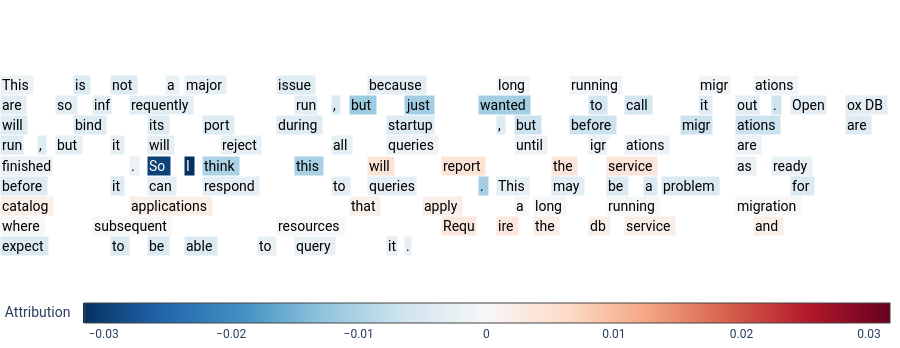

The notebook cell this image was saved under:
### Code cell
import plotly.graph_objects as go
import matplotlib.colors as mcolors
import matplotlib.pyplot as plt
import numpy as np

def plot_text_heatmap_plotly(tokens, values, cmap_name="RdBu_r", 
                             max_width=80, fontsize=14):
    """
    Plots text with colored backgrounds using Plotly Annotations, optimized 
    for minimal whitespace and clean layout.
    
    Args:
        tokens: List of tokens (words/text segments).
        values: Attribution values corresponding to tokens.
        cmap_name: Matplotlib colormap name (e.g., 'RdBu_r').
        max_width: Approximate character count before wrapping to new line.
        fontsize: Font size for text.
    """
    # 1. Prepare Colormap and Normalizer
    cmap = plt.get_cmap(cmap_name)
    max_val = np.max(np.abs(values)) if len(values) > 0 else 1
    norm = mcolors.Normalize(vmin=-max_val, vmax=max_val)
    
    # Helper to convert value to Hex Color
    def get_hex_color(val):
        rgba = cmap(norm(val))
        return mcolors.to_hex(rgba)

    # 2. Layout Logic (Calculate positions for annotations)
    annotations = []
    x_cursor = 0
    y_cursor = 0
    line_height = 1.1
    
    # Track the actual maximum width reached to crop the right side later
    actual_max_x = 0 
    
    # Define a tighter spacing factor (0.4 is less than 1.0, reducing gap size)
    word_spacing = -1 

    for token, val in zip(tokens, values):
        token_len = len(token)
        
        # Check wrap: If adding this token exceeds max_width, move to next line
        if x_cursor + token_len > max_width and x_cursor > 0:
            y_cursor -= line_height
            x_cursor = 0
            
        # Determine text color (white for dark backgrounds, black for light)
        text_color = "white" if abs(val) > (max_val * 0.5) else "black"

        annotations.append(dict(
            x=x_cursor, 
            y=y_cursor,
            text=token,
            showarrow=False,
            font=dict(size=fontsize, color=text_color),
            bgcolor=get_hex_color(val),
            xanchor='left',
            yanchor='top',
            borderpad=1, 
        ))
        
        # Move cursor forward using the tighter spacing
        x_cursor += len(token) + word_spacing
        
        # Update the actual max width seen so far
        if x_cursor > actual_max_x:
            actual_max_x = x_cursor

    # 3. Create Figure
    fig = go.Figure()

    # Add invisible scatter trace to force generation of the colorbar
    if max_val > 0:
        fig.add_trace(go.Scatter(
            x=[0], y=[0],
            mode='markers',
            marker=dict(
                size=0,
                color=[0], # Dummy value
                cmin=-max_val,
                cmax=max_val,
                colorscale=cmap_name,
                showscale=True,
                colorbar=dict(
                    title="Attribution",
                    orientation='h',
                    y=-0.2, # Position below the text
                    thickness=20
                )
            ),
            showlegend=False,
            hoverinfo='none'
        ))

    # Calculate proper range for axes based on our cursor movements
    y_min = y_cursor - line_height
    
    # 4. Final Layout Configuration
    fig.update_layout(
        annotations=annotations,
        # Set background colors to white
        paper_bgcolor='white',
        plot_bgcolor='white',
        xaxis=dict(
            showgrid=False, 
            zeroline=False, 
            showticklabels=False,
            # Use actual width to remove right-side whitespace
            range=[0, actual_max_x], 
        ),
        yaxis=dict(
            showgrid=False, 
            zeroline=False, 
            showticklabels=False,
            # Use dynamic height
            range=[y_min, 1], 
            scaleanchor="x",
            scaleratio=1
        ),
        # Use monospace font for accurate width calculation
        font=dict(family="Roboto, sans-serif"),
        # Reduce margins to remove left/right whitespace
        margin=dict(l=0, r=0, t=20, b=20),
        autosize=True,
        # Dynamic figure height calculation (approx pixels)
        height=abs(y_min)*20 + 150 
    )

    return fig

fig = plot_text_heatmap_plotly(clean_tokens, values, max_width=50)
fig.show()

### Figure 1 — Plotly figure (JSON) as saved in the notebook; plotly's stock layout.template omitted (floating-point values rounded to 4 significant figures)
{"data": [{"hoverinfo": "none", "marker": {"cmax": 0.03164, "cmin": -0.03164, "color": [0], "colorbar": {"orientation": "h", "thickness": 20, "title": {"text": "Attribution"}, "y": -0.2}, "colorscale": [[0, "rgb(5,48,97)"], [0.1, "rgb(33,102,172)"], [0.2, "rgb(67,147,195)"], [0.3, "rgb(146,197,222)"], [0.4, "rgb(209,229,240)"], [0.5, "rgb(247,247,247)"], [0.6, "rgb(253,219,199)"], [0.7, "rgb(244,165,130)"], [0.8, "rgb(214,96,77)"], [0.9, "rgb(178,24,43)"], [1, "rgb(103,0,31)"]], "showscale": true, "size": 0}, "mode": "markers", "showlegend": false, "type": "scatter", "x": [0], "y": [0]}], "layout": {"annotations": [{"bgcolor": "#edf2f5", "borderpad": 1, "font": {"color": "black", "size": 14}, "showarrow": false, "text": "This ", "x": 0, "xanchor": "left", "y": 0, "yanchor": "top"}, {"bgcolor": "#ddebf2", "borderpad": 1, "font": {"color": "black", "size": 14}, "showarrow": false, "text": "is ", "x": 4, "xanchor": "left", "y": 0, "yanchor": "top"}, {"bgcolor": "#deebf2", "borderpad": 1, "font": {"color": "black", "size": 14}, "showarrow": false, "text": "not ", "x": 6, "xanchor": "left", "y": 0, "yanchor": "top"}, {"bgcolor": "#eaf1f5", "borderpad": 1, "font": {"color": "black", "size": 14}, "showarrow": false, "text": "a ", "x": 9, "xanchor": "left", "y": 0, "yanchor": "top"}, {"bgcolor": "#e6eff4", "borderpad": 1, "font": {"color": "black", "size": 14}, "showarrow": false, "text": "major ", "x": 10, "xanchor": "left", "y": 0, "yanchor": "top"}, {"bgcolor": "#e0ecf3", "borderpad": 1, "font": {"color": "black", "size": 14}, "showarrow": false, "text": "issue ", "x": 15, "xanchor": "left", "y": 0, "yanchor": "top"}, {"bgcolor": "#e3edf3", "borderpad": 1, "font": {"color": "black", "size": 14}, "showarrow": false, "text": "because ", "x": 20, "xanchor": "left", "y": 0, "yanchor": "top"}, {"bgcolor": "#f0f4f6", "borderpad": 1, "font": {"color": "black", "size": 14}, "showarrow": false, "text": "long ", "x": 27, "xanchor": "left", "y": 0, "yanchor": "top"}, {"bgcolor": "#f0f4f6", "borderpad": 1, "font": {"color": "black", "size": 14}, "showarrow": false, "text": "running ", "x": 31, "xanchor": "left", "y": 0, "yanchor": "top"}, {"bgcolor": "#f0f4f6", "borderpad": 1, "font": {"color": "black", "size": 14}, "showarrow": false, "text": "migr", "x": 38, "xanchor": "left", "y": 0, "yanchor": "top"}, {"bgcolor": "#f0f4f6", "borderpad": 1, "font": {"color": "black", "size": 14}, "showarrow": false, "text": "ations ", "x": 41, "xanchor": "left", "y": 0, "yanchor": "top"}, {"bgcolor": "#e1edf3", "borderpad": 1, "font": {"color": "black", "size": 14}, "showarrow": false, "text": "are ", "x": 0, "xanchor": "left", "y": -1.1, "yanchor": "top"}, {"bgcolor": "#e1edf3", "borderpad": 1, "font": {"color": "black", "size": 14}, "showarrow": false, "text": "so ", "x": 3, "xanchor": "left", "y": -1.1, "yanchor": "top"}, {"bgcolor": "#e1edf3", "borderpad": 1, "font": {"color": "black", "size": 14}, "showarrow": false, "text": "inf", "x": 5, "xanchor": "left", "y": -1.1, "yanchor": "top"}, {"bgcolor": "#e1edf3", "borderpad": 1, "font": {"color": "black", "size": 14}, "showarrow": false, "text": "requently ", "x": 7, "xanchor": "left", "y": -1.1, "yanchor": "top"}, {"bgcolor": "#e1edf3", "borderpad": 1, "font": {"color": "black", "size": 14}, "showarrow": false, "text": "run", "x": 16, "xanchor": "left", "y": -1.1, "yanchor": "top"}, {"bgcolor": "#dae9f2", "borderpad": 1, "font": {"color": "black", "size": 14}, "showarrow": false, "text": ", ", "x": 18, "xanchor": "left", "y": -1.1, "yanchor": "top"}, {"bgcolor": "#9dcbe1", "borderpad": 1, "font": {"color": "black", "size": 14}, "showarrow": false, "text": "but ", "x": 19, "xanchor": "left", "y": -1.1, "yanchor": "top"}, {"bgcolor": "#a2cde3", "borderpad": 1, "font": {"color": "black", "size": 14}, "showarrow": false, "text": "just ", "x": 22, "xanchor": "left", "y": -1.1, "yanchor": "top"}, {"bgcolor": "#a2cde3", "borderpad": 1, "font": {"color": "black", "size": 14}, "showarrow": false, "text": "wanted ", "x": 26, "xanchor": "left", "y": -1.1, "yanchor": "top"}, {"bgcolor": "#d4e6f1", "borderpad": 1, "font": {"color": "black", "size": 14}, "showarrow": false, "text": "to ", "x": 32, "xanchor": "left", "y": -1.1, "yanchor": "top"}, {"bgcolor": "#d4e6f1", "borderpad": 1, "font": {"color": "black", "size": 14}, "showarrow": false, "text": "call ", "x": 34, "xanchor": "left", "y": -1.1, "yanchor": "top"}, {"bgcolor": "#e1edf3", "borderpad": 1, "font": {"color": "black", "size": 14}, "showarrow": false, "text": "it ", "x": 38, "xanchor": "left", "y": -1.1, "yanchor": "top"}, {"bgcolor": "#e1edf3", "borderpad": 1, "font": {"color": "black", "size": 14}, "showarrow": false, "text": "out", "x": 40, "xanchor": "left", "y": -1.1, "yanchor": "top"}, {"bgcolor": "#cfe4ef", "borderpad": 1, "font": {"color": "black", "size": 14}, "showarrow": false, "text": ". ", "x": 42, "xanchor": "left", "y": -1.1, "yanchor": "top"}, {"bgcolor": "#e3edf3", "borderpad": 1, "font": {"color": "black", "size": 14}, "showarrow": false, "text": "Open", "x": 43, "xanchor": "left", "y": -1.1, "yanchor": "top"}, {"bgcolor": "#e3edf3", "borderpad": 1, "font": {"color": "black", "size": 14}, "showarrow": false, "text": "V", "x": 46, "xanchor": "left", "y": -1.1, "yanchor": "top"}, {"bgcolor": "#e3edf3", "borderpad": 1, "font": {"color": "black", "size": 14}, "showarrow": false, "text": "ox", "x": 46, "xanchor": "left", "y": -1.1, "yanchor": "top"}, {"bgcolor": "#e3edf3", "borderpad": 1, "font": {"color": "black", "size": 14}, "showarrow": false, "text": "DB ", "x": 47, "xanchor": "left", "y": -1.1, "yanchor": "top"}, {"bgcolor": "#deebf2", "borderpad": 1, "font": {"color": "black", "size": 14}, "showarrow": false, "text": "will ", "x": 0, "xanchor": "left", "y": -2.2, "yanchor": "top"}, {"bgcolor": "#deebf2", "borderpad": 1, "font": {"color": "black", "size": 14}, "showarrow": false, "text": "bind ", "x": 4, "xanchor": "left", "y": -2.2, "yanchor": "top"}, {"bgcolor": "#deebf2", "borderpad": 1, "font": {"color": "black", "size": 14}, "showarrow": false, "text": "its ", "x": 8, "xanchor": "left", "y": -2.2, "yanchor": "top"}, {"bgcolor": "#deebf2", "borderpad": 1, "font": {"color": "black", "size": 14}, "showarrow": false, "text": "port ", "x": 11, "xanchor": "left", "y": -2.2, "yanchor": "top"}, {"bgcolor": "#deebf2", "borderpad": 1, "font": {"color": "black", "size": 14}, "showarrow": false, "text": "during ", "x": 15, "xanchor": "left", "y": -2.2, "yanchor": "top"}, {"bgcolor": "#deebf2", "borderpad": 1, "font": {"color": "black", "size": 14}, "showarrow": false, "text": "startup", "x": 21, "xanchor": "left", "y": -2.2, "yanchor": "top"}, {"bgcolor": "#deebf2", "borderpad": 1, "font": {"color": "black", "size": 14}, "showarrow": false, "text": ", ", "x": 27, "xanchor": "left", "y": -2.2, "yanchor": "top"}, {"bgcolor": "#cce2ef", "borderpad": 1, "font": {"color": "black", "size": 14}, "showarrow": false, "text": "but ", "x": 28, "xanchor": "left", "y": -2.2, "yanchor": "top"}, {"bgcolor": "#cce2ef", "borderpad": 1, "font": {"color": "black", "size": 14}, "showarrow": false, "text": "before ", "x": 31, "xanchor": "left", "y": -2.2, "yanchor": "top"}, {"bgcolor": "#cce2ef", "borderpad": 1, "font": {"color": "black", "size": 14}, "showarrow": false, "text": "migr", "x": 37, "xanchor": "left", "y": -2.2, "yanchor": "top"}, {"bgcolor": "#cce2ef", "borderpad": 1, "font": {"color": "black", "size": 14}, "showarrow": false, "text": "ations ", "x": 40, "xanchor": "left", "y": -2.2, "yanchor": "top"}, {"bgcolor": "#deebf2", "borderpad": 1, "font": {"color": "black", "size": 14}, "showarrow": false, "text": "are ", "x": 46, "xanchor": "left", "y": -2.2, "yanchor": "top"}, {"bgcolor": "#deebf2", "borderpad": 1, "font": {"color": "black", "size": 14}, "showarrow": false, "text": "run", "x": 0, "xanchor": "left", "y": -3.3, "yanchor": "top"}, {"bgcolor": "#deebf2", "borderpad": 1, "font": {"color": "black", "size": 14}, "showarrow": false, "text": ", ", "x": 2, "xanchor": "left", "y": -3.3, "yanchor": "top"}, {"bgcolor": "#e6eff4", "borderpad": 1, "font": {"color": "black", "size": 14}, "showarrow": false, "text": "but ", "x": 3, "xanchor": "left", "y": -3.3, "yanchor": "top"}, {"bgcolor": "#e6eff4", "borderpad": 1, "font": {"color": "black", "size": 14}, "showarrow": false, "text": "it ", "x": 6, "xanchor": "left", "y": -3.3, "yanchor": "top"}, {"bgcolor": "#e6eff4", "borderpad": 1, "font": {"color": "black", "size": 14}, "showarrow": false, "text": "will ", "x": 8, "xanchor": "left", "y": -3.3, "yanchor": "top"}, {"bgcolor": "#e6eff4", "borderpad": 1, "font": {"color": "black", "size": 14}, "showarrow": false, "text": "reject ", "x": 12, "xanchor": "left", "y": -3.3, "yanchor": "top"}, {"bgcolor": "#e6eff4", "borderpad": 1, "font": {"color": "black", "size": 14}, "showarrow": false, "text": "all ", "x": 18, "xanchor": "left", "y": -3.3, "yanchor": "top"}, {"bgcolor": "#edf2f5", "borderpad": 1, "font": {"color": "black", "size": 14}, "showarrow": false, "text": "queries ", "x": 21, "xanchor": "left", "y": -3.3, "yanchor": "top"}, {"bgcolor": "#edf2f5", "borderpad": 1, "font": {"color": "black", "size": 14}, "showarrow": false, "text": "until ", "x": 28, "xanchor": "left", "y": -3.3, "yanchor": "top"}, {"bgcolor": "#edf2f5", "borderpad": 1, "font": {"color": "black", "size": 14}, "showarrow": false, "text": "", "x": 33, "xanchor": "left", "y": -3.3, "yanchor": "top"}, {"bgcolor": "#edf2f5", "borderpad": 1, "font": {"color": "black", "size": 14}, "showarrow": false, "text": "\n", "x": 32, "xanchor": "left", "y": -3.3, "yanchor": "top"}, {"bgcolor": "#ecf2f5", "borderpad": 1, "font": {"color": "black", "size": 14}, "showarrow": false, "text": "m", "x": 32, "xanchor": "left", "y": -3.3, "yanchor": "top"}, {"bgcolor": "#ecf2f5", "borderpad": 1, "font": {"color": "black", "size": 14}, "showarrow": false, "text": "igr", "x": 32, "xanchor": "left", "y": -3.3, "yanchor": "top"}, {"bgcolor": "#ecf2f5", "borderpad": 1, "font": {"color": "black", "size": 14}, "showarrow": false, "text": "ations ", "x": 34, "xanchor": "left", "y": -3.3, "yanchor": "top"}, {"bgcolor": "#ecf2f5", "borderpad": 1, "font": {"color": "black", "size": 14}, "showarrow": false, "text": "are ", "x": 40, "xanchor": "left", "y": -3.3, "yanchor": "top"}, {"bgcolor": "#ecf2f5", "borderpad": 1, "font": {"color": "black", "size": 14}, "showarrow": false, "text": "finished", "x": 0, "xanchor": "left", "y": -4.4, "yanchor": "top"}, {"bgcolor": "#ecf2f5", "borderpad": 1, "font": {"color": "black", "size": 14}, "showarrow": false, "text": ". ", "x": 7, "xanchor": "left", "y": -4.4, "yanchor": "top"}, {"bgcolor": "#0e4179", "borderpad": 1, "font": {"color": "white", "size": 14}, "showarrow": false, "text": "So ", "x": 8, "xanchor": "left", "y": -4.4, "yanchor": "top"}, {"bgcolor": "#053061", "borderpad": 1, "font": {"color": "white", "size": 14}, "showarrow": false, "text": "I ", "x": 10, "xanchor": "left", "y": -4.4, "yanchor": "top"}, {"bgcolor": "#acd2e5", "borderpad": 1, "font": {"color": "black", "size": 14}, "showarrow": false, "text": "think ", "x": 11, "xanchor": "left", "y": -4.4, "yanchor": "top"}, {"bgcolor": "#a7d0e4", "borderpad": 1, "font": {"color": "black", "size": 14}, "showarrow": false, "text": "this ", "x": 16, "xanchor": "left", "y": -4.4, "yanchor": "top"}, {"bgcolor": "#fbe4d6", "borderpad": 1, "font": {"color": "black", "size": 14}, "showarrow": false, "text": "will ", "x": 20, "xanchor": "left", "y": -4.4, "yanchor": "top"}, {"bgcolor": "#fbe4d6", "borderpad": 1, "font": {"color": "black", "size": 14}, "showarrow": false, "text": "report ", "x": 24, "xanchor": "left", "y": -4.4, "yanchor": "top"}, {"bgcolor": "#fbe5d8", "borderpad": 1, "font": {"color": "black", "size": 14}, "showarrow": false, "text": "the ", "x": 30, "xanchor": "left", "y": -4.4, "yanchor": "top"}, {"bgcolor": "#fbe5d8", "borderpad": 1, "font": {"color": "black", "size": 14}, "showarrow": false, "text": "service ", "x": 33, "xanchor": "left", "y": -4.4, "yanchor": "top"}, {"bgcolor": "#eaf1f5", "borderpad": 1, "font": {"color": "black", "size": 14}, "showarrow": false, "text": "as ", "x": 40, "xanchor": "left", "y": -4.4, "yanchor": "top"}, {"bgcolor": "#eaf1f5", "borderpad": 1, "font": {"color": "black", "size": 14}, "showarrow": false, "text": "ready ", "x": 42, "xanchor": "left", "y": -4.4, "yanchor": "top"}, {"bgcolor": "#deebf2", "borderpad": 1, "font": {"color": "black", "size": 14}, "showarrow": false, "text": "before ", "x": 0, "xanchor": "left", "y": -5.5, "yanchor": "top"}, {"bgcolor": "#deebf2", "borderpad": 1, "font": {"color": "black", "size": 14}, "showarrow": false, "text": "it ", "x": 6, "xanchor": "left", "y": -5.5, "yanchor": "top"}, {"bgcolor": "#e4eef4", "borderpad": 1, "font": {"color": "black", "size": 14}, "showarrow": false, "text": "can ", "x": 8, "xanchor": "left", "y": -5.5, "yanchor": "top"}, {"bgcolor": "#e4eef4", "borderpad": 1, "font": {"color": "black", "size": 14}, "showarrow": false, "text": "respond ", "x": 11, "xanchor": "left", "y": -5.5, "yanchor": "top"}, {"bgcolor": "#e4eef4", "borderpad": 1, "font": {"color": "black", "size": 14}, "showarrow": false, "text": "to ", "x": 18, "xanchor": "left", "y": -5.5, "yanchor": "top"}, {"bgcolor": "#e4eef4", "borderpad": 1, "font": {"color": "black", "size": 14}, "showarrow": false, "text": "queries", "x": 20, "xanchor": "left", "y": -5.5, "yanchor": "top"}, {"bgcolor": "#a5cee3", "borderpad": 1, "font": {"color": "black", "size": 14}, "showarrow": false, "text": ". ", "x": 26, "xanchor": "left", "y": -5.5, "yanchor": "top"}, {"bgcolor": "#e6eff4", "borderpad": 1, "font": {"color": "black", "size": 14}, "showarrow": false, "text": "This ", "x": 27, "xanchor": "left", "y": -5.5, "yanchor": "top"}, {"bgcolor": "#e6eff4", "borderpad": 1, "font": {"color": "black", "size": 14}, "showarrow": false, "text": "", "x": 31, "xanchor": "left", "y": -5.5, "yanchor": "top"}, {"bgcolor": "#e1edf3", "borderpad": 1, "font": {"color": "black", "size": 14}, "showarrow": false, "text": "\n", "x": 30, "xanchor": "left", "y": -5.5, "yanchor": "top"}, {"bgcolor": "#e1edf3", "borderpad": 1, "font": {"color": "black", "size": 14}, "showarrow": false, "text": "may ", "x": 30, "xanchor": "left", "y": -5.5, "yanchor": "top"}, {"bgcolor": "#dbeaf2", "borderpad": 1, "font": {"color": "black", "size": 14}, "showarrow": false, "text": "be ", "x": 33, "xanchor": "left", "y": -5.5, "yanchor": "top"}, {"bgcolor": "#dbeaf2", "borderpad": 1, "font": {"color": "black", "size": 14}, "showarrow": false, "text": "a ", "x": 35, "xanchor": "left", "y": -5.5, "yanchor": "top"}, {"bgcolor": "#dbeaf2", "borderpad": 1, "font": {"color": "black", "size": 14}, "showarrow": false, "text": "problem ", "x": 36, "xanchor": "left", "y": -5.5, "yanchor": "top"}, {"bgcolor": "#dbeaf2", "borderpad": 1, "font": {"color": "black", "size": 14}, "showarrow": false, "text": "for ", "x": 43, "xanchor": "left", "y": -5.5, "yanchor": "top"}, {"bgcolor": "#f9efe9", "borderpad": 1, "font": {"color": "black", "size": 14}, "showarrow": false, "text": "catalog ", "x": 0, "xanchor": "left", "y": -6.6, "yanchor": "top"}, {"bgcolor": "#f9efe9", "borderpad": 1, "font": {"color": "black", "size": 14}, "showarrow": false, "text": "applications ", "x": 7, "xanchor": "left", "y": -6.6, "yanchor": "top"}, {"bgcolor": "#f9efe9", "borderpad": 1, "font": {"color": "black", "size": 14}, "showarrow": false, "text": "that ", "x": 19, "xanchor": "left", "y": -6.6, "yanchor": "top"}, {"bgcolor": "#f9efe9", "borderpad": 1, "font": {"color": "black", "size": 14}, "showarrow": false, "text": "apply ", "x": 23, "xanchor": "left", "y": -6.6, "yanchor": "top"}, {"bgcolor": "#f5f6f7", "borderpad": 1, "font": {"color": "black", "size": 14}, "showarrow": false, "text": "a ", "x": 28, "xanchor": "left", "y": -6.6, "yanchor": "top"}, {"bgcolor": "#f5f6f7", "borderpad": 1, "font": {"color": "black", "size": 14}, "showarrow": false, "text": "long ", "x": 29, "xanchor": "left", "y": -6.6, "yanchor": "top"}, {"bgcolor": "#f5f6f7", "borderpad": 1, "font": {"color": "black", "size": 14}, "showarrow": false, "text": "running ", "x": 33, "xanchor": "left", "y": -6.6, "yanchor": "top"}, {"bgcolor": "#f5f6f7", "borderpad": 1, "font": {"color": "black", "size": 14}, "showarrow": false, "text": "migration ", "x": 40, "xanchor": "left", "y": -6.6, "yanchor": "top"}, {"bgcolor": "#f5f6f7", "borderpad": 1, "font": {"color": "black", "size": 14}, "showarrow": false, "text": "where ", "x": 0, "xanchor": "left", "y": -7.7, "yanchor": "top"}, {"bgcolor": "#f5f6f7", "borderpad": 1, "font": {"color": "black", "size": 14}, "showarrow": false, "text": "subsequent ", "x": 5, "xanchor": "left", "y": -7.7, "yanchor": "top"}, {"bgcolor": "#f5f6f7", "borderpad": 1, "font": {"color": "black", "size": 14}, "showarrow": false, "text": "resources ", "x": 15, "xanchor": "left", "y": -7.7, "yanchor": "top"}, {"bgcolor": "#fae8de", "borderpad": 1, "font": {"color": "black", "size": 14}, "showarrow": false, "text": "Requ", "x": 24, "xanchor": "left", "y": -7.7, "yanchor": "top"}, {"bgcolor": "#fae8de", "borderpad": 1, "font": {"color": "black", "size": 14}, "showarrow": false, "text": "ire ", "x": 27, "xanchor": "left", "y": -7.7, "yanchor": "top"}, {"bgcolor": "#fae7dc", "borderpad": 1, "font": {"color": "black", "size": 14}, "showarrow": false, "text": "", "x": 30, "xanchor": "left", "y": -7.7, "yanchor": "top"}, {"bgcolor": "#fae7dc", "borderpad": 1, "font": {"color": "black", "size": 14}, "showarrow": false, "text": "\n", "x": 29, "xanchor": "left", "y": -7.7, "yanchor": "top"}, {"bgcolor": "#f9efe9", "borderpad": 1, "font": {"color": "black", "size": 14}, "showarrow": false, "text": "the ", "x": 29, "xanchor": "left", "y": -7.7, "yanchor": "top"}, {"bgcolor": "#f9efe9", "borderpad": 1, "font": {"color": "black", "size": 14}, "showarrow": false, "text": "db ", "x": 32, "xanchor": "left", "y": -7.7, "yanchor": "top"}, {"bgcolor": "#f9efe9", "borderpad": 1, "font": {"color": "black", "size": 14}, "showarrow": false, "text": "service ", "x": 34, "xanchor": "left", "y": -7.7, "yanchor": "top"}, {"bgcolor": "#f9efe9", "borderpad": 1, "font": {"color": "black", "size": 14}, "showarrow": false, "text": "and ", "x": 41, "xanchor": "left", "y": -7.7, "yanchor": "top"}, {"bgcolor": "#dae9f2", "borderpad": 1, "font": {"color": "black", "size": 14}, "showarrow": false, "text": "expect ", "x": 0, "xanchor": "left", "y": -8.8, "yanchor": "top"}, {"bgcolor": "#dae9f2", "borderpad": 1, "font": {"color": "black", "size": 14}, "showarrow": false, "text": "to ", "x": 6, "xanchor": "left", "y": -8.8, "yanchor": "top"}, {"bgcolor": "#dae9f2", "borderpad": 1, "font": {"color": "black", "size": 14}, "showarrow": false, "text": "be ", "x": 8, "xanchor": "left", "y": -8.8, "yanchor": "top"}, {"bgcolor": "#dae9f2", "borderpad": 1, "font": {"color": "black", "size": 14}, "showarrow": false, "text": "able ", "x": 10, "xanchor": "left", "y": -8.8, "yanchor": "top"}, {"bgcolor": "#e9f0f4", "borderpad": 1, "font": {"color": "black", "size": 14}, "showarrow": false, "text": "to ", "x": 14, "xanchor": "left", "y": -8.8, "yanchor": "top"}, {"bgcolor": "#e9f0f4", "borderpad": 1, "font": {"color": "black", "size": 14}, "showarrow": false, "text": "query ", "x": 16, "xanchor": "left", "y": -8.8, "yanchor": "top"}, {"bgcolor": "#e9f0f4", "borderpad": 1, "font": {"color": "black", "size": 14}, "showarrow": false, "text": "it", "x": 21, "xanchor": "left", "y": -8.8, "yanchor": "top"}, {"bgcolor": "#e9f0f4", "borderpad": 1, "font": {"color": "black", "size": 14}, "showarrow": false, "text": ".", "x": 22, "xanchor": "left", "y": -8.8, "yanchor": "top"}], "autosize": true, "font": {"family": "Roboto, sans-serif"}, "height": 348, "margin": {"b": 20, "l": 0, "r": 0, "t": 20}, "paper_bgcolor": "white", "plot_bgcolor": "white", "xaxis": {"range": [0, 49], "showgrid": false, "showticklabels": false, "zeroline": false}, "yaxis": {"range": [-9.9, 1], "scaleanchor": "x", "scaleratio": 1, "showgrid": false, "showticklabels": false, "zeroline": false}}}
